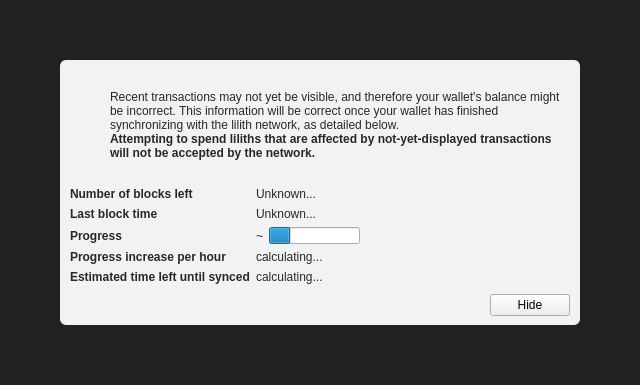
<?xml version="1.0" encoding="UTF-8"?>
<ui version="4.0">
 <class>ModalOverlay</class>
 <widget class="ModalOverlay" name="ModalOverlay">
  <property name="geometry">
   <rect>
    <x>0</x>
    <y>0</y>
    <width>640</width>
    <height>385</height>
   </rect>
  </property>
  <property name="windowTitle">
   <string>Form</string>
  </property>
  <layout class="QVBoxLayout" name="verticalLayout" stretch="0">
   <property name="sizeConstraint">
    <enum>QLayout::SetDefaultConstraint</enum>
   </property>
   <property name="leftMargin">
    <number>0</number>
   </property>
   <property name="topMargin">
    <number>0</number>
   </property>
   <property name="rightMargin">
    <number>0</number>
   </property>
   <property name="bottomMargin">
    <number>0</number>
   </property>
   <item>
    <widget class="QWidget" name="bgWidget" native="true">
     <property name="styleSheet">
      <string notr="true">#bgWidget { background: rgba(0,0,0,220); }</string>
     </property>
     <layout class="QVBoxLayout" name="verticalLayoutMain" stretch="1">
      <property name="leftMargin">
       <number>60</number>
      </property>
      <property name="topMargin">
       <number>60</number>
      </property>
      <property name="rightMargin">
       <number>60</number>
      </property>
      <property name="bottomMargin">
       <number>60</number>
      </property>
      <item>
       <widget class="QWidget" name="contentWidget" native="true">
        <property name="styleSheet">
         <string notr="true">#contentWidget { background: rgba(255,255,255,240); border-radius: 6px; }

QLabel { color: rgb(40,40,40);  }</string>
        </property>
        <layout class="QVBoxLayout" name="verticalLayoutSub" stretch="1,0,0,0">
         <property name="spacing">
          <number>0</number>
         </property>
         <property name="leftMargin">
          <number>10</number>
         </property>
         <property name="topMargin">
          <number>10</number>
         </property>
         <property name="rightMargin">
          <number>10</number>
         </property>
         <property name="bottomMargin">
          <number>10</number>
         </property>
         <item>
          <layout class="QHBoxLayout" name="horizontalLayoutIconText" stretch="0,1">
           <property name="topMargin">
            <number>20</number>
           </property>
           <item>
            <layout class="QVBoxLayout" name="verticalLayoutIcon">
             <property name="leftMargin">
              <number>0</number>
             </property>
             <item>
              <widget class="QPushButton" name="warningIcon">
               <property name="enabled">
                <bool>false</bool>
               </property>
               <property name="text">
                <string/>
               </property>
               <property name="icon">
                <iconset>
                 <normaloff>:/icons/warning</normaloff>
                 <disabledoff>:/icons/warning</disabledoff>:/icons/warning</iconset>
               </property>
               <property name="iconSize">
                <size>
                 <width>48</width>
                 <height>48</height>
                </size>
               </property>
               <property name="flat">
                <bool>true</bool>
               </property>
              </widget>
             </item>
             <item>
              <spacer name="verticalSpacerWarningIcon">
               <property name="orientation">
                <enum>Qt::Vertical</enum>
               </property>
               <property name="sizeHint" stdset="0">
                <size>
                 <width>20</width>
                 <height>40</height>
                </size>
               </property>
              </spacer>
             </item>
            </layout>
           </item>
           <item>
            <layout class="QVBoxLayout" name="verticalLayoutInfoText">
             <property name="leftMargin">
              <number>0</number>
             </property>
             <property name="topMargin">
              <number>0</number>
             </property>
             <item>
              <widget class="QLabel" name="infoText">
               <property name="text">
                <string>Recent transactions may not yet be visible, and therefore your wallet's balance might be incorrect. This information will be correct once your wallet has finished synchronizing with the lilith network, as detailed below.</string>
               </property>
               <property name="textFormat">
                <enum>Qt::RichText</enum>
               </property>
               <property name="wordWrap">
                <bool>true</bool>
               </property>
              </widget>
             </item>
             <item>
              <widget class="QLabel" name="infoTextStrong">
               <property name="font">
                <font>
                 <weight>75</weight>
                 <bold>true</bold>
                </font>
               </property>
               <property name="text">
                <string>Attempting to spend liliths that are affected by not-yet-displayed transactions will not be accepted by the network.</string>
               </property>
               <property name="textFormat">
                <enum>Qt::RichText</enum>
               </property>
               <property name="wordWrap">
                <bool>true</bool>
               </property>
              </widget>
             </item>
             <item>
              <spacer name="verticalSpacerInTextSpace">
               <property name="orientation">
                <enum>Qt::Vertical</enum>
               </property>
               <property name="sizeHint" stdset="0">
                <size>
                 <width>20</width>
                 <height>40</height>
                </size>
               </property>
              </spacer>
             </item>
            </layout>
           </item>
          </layout>
         </item>
         <item>
          <spacer name="verticalSpacerAfterText">
           <property name="orientation">
            <enum>Qt::Vertical</enum>
           </property>
           <property name="sizeHint" stdset="0">
            <size>
             <width>20</width>
             <height>40</height>
            </size>
           </property>
          </spacer>
         </item>
         <item>
          <layout class="QFormLayout" name="formLayout">
           <property name="fieldGrowthPolicy">
            <enum>QFormLayout::FieldsStayAtSizeHint</enum>
           </property>
           <property name="horizontalSpacing">
            <number>6</number>
           </property>
           <property name="verticalSpacing">
            <number>6</number>
           </property>
           <property name="topMargin">
            <number>10</number>
           </property>
           <item row="0" column="0">
            <widget class="QLabel" name="labelNumberOfBlocksLeft">
             <property name="font">
              <font>
               <weight>75</weight>
               <bold>true</bold>
              </font>
             </property>
             <property name="text">
              <string>Number of blocks left</string>
             </property>
            </widget>
           </item>
           <item row="0" column="1">
            <widget class="QLabel" name="numberOfBlocksLeft">
             <property name="text">
              <string>Unknown...</string>
             </property>
            </widget>
           </item>
           <item row="1" column="0">
            <widget class="QLabel" name="labelLastBlockTime">
             <property name="font">
              <font>
               <weight>75</weight>
               <bold>true</bold>
              </font>
             </property>
             <property name="text">
              <string>Last block time</string>
             </property>
            </widget>
           </item>
           <item row="1" column="1">
            <widget class="QLabel" name="newestBlockDate">
             <property name="sizePolicy">
              <sizepolicy hsizetype="Maximum" vsizetype="Preferred">
               <horstretch>0</horstretch>
               <verstretch>0</verstretch>
              </sizepolicy>
             </property>
             <property name="text">
              <string>Unknown...</string>
             </property>
            </widget>
           </item>
           <item row="2" column="0">
            <widget class="QLabel" name="labelSyncDone">
             <property name="font">
              <font>
               <weight>75</weight>
               <bold>true</bold>
              </font>
             </property>
             <property name="text">
              <string>Progress</string>
             </property>
            </widget>
           </item>
           <item row="2" column="1">
            <layout class="QHBoxLayout" name="horizontalLayoutSync" stretch="0,1">
             <item>
              <widget class="QLabel" name="percentageProgress">
               <property name="text">
                <string notr="true">~</string>
               </property>
              </widget>
             </item>
             <item>
              <widget class="QProgressBar" name="progressBar">
               <property name="value">
                <number>24</number>
               </property>
               <property name="format">
                <string/>
               </property>
              </widget>
             </item>
            </layout>
           </item>
           <item row="4" column="0">
            <widget class="QLabel" name="labelProgressIncrease">
             <property name="font">
              <font>
               <weight>75</weight>
               <bold>true</bold>
              </font>
             </property>
             <property name="text">
              <string>Progress increase per hour</string>
             </property>
            </widget>
           </item>
           <item row="4" column="1">
            <widget class="QLabel" name="progressIncreasePerH">
             <property name="text">
              <string>calculating...</string>
             </property>
            </widget>
           </item>
           <item row="5" column="0">
            <widget class="QLabel" name="labelEstimatedTimeLeft">
             <property name="font">
              <font>
               <weight>75</weight>
               <bold>true</bold>
              </font>
             </property>
             <property name="text">
              <string>Estimated time left until synced</string>
             </property>
            </widget>
           </item>
           <item row="5" column="1">
            <widget class="QLabel" name="expectedTimeLeft">
             <property name="text">
              <string>calculating...</string>
             </property>
            </widget>
           </item>
          </layout>
         </item>
         <item>
          <layout class="QHBoxLayout" name="horizontalLayoutButtons">
           <property name="leftMargin">
            <number>10</number>
           </property>
           <property name="topMargin">
            <number>10</number>
           </property>
           <item>
            <spacer name="horizontalSpacer">
             <property name="orientation">
              <enum>Qt::Horizontal</enum>
             </property>
             <property name="sizeHint" stdset="0">
              <size>
               <width>40</width>
               <height>20</height>
              </size>
             </property>
            </spacer>
           </item>
           <item>
            <widget class="QPushButton" name="closeButton">
             <property name="text">
              <string>Hide</string>
             </property>
            </widget>
           </item>
          </layout>
         </item>
        </layout>
       </widget>
      </item>
     </layout>
    </widget>
   </item>
  </layout>
 </widget>
 <customwidgets>
  <customwidget>
   <class>ModalOverlay</class>
   <extends>QWidget</extends>
   <header>modaloverlay.h</header>
   <container>1</container>
  </customwidget>
 </customwidgets>
 <resources/>
 <connections/>
</ui>
